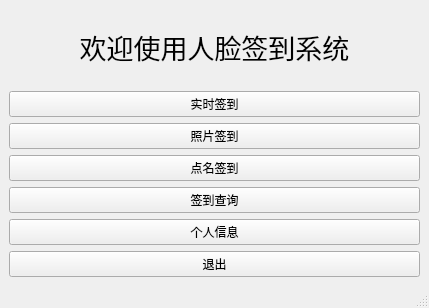
<?xml version="1.0" encoding="UTF-8"?>
<ui version="4.0">
 <class>Teacher_Form</class>
 <widget class="QMainWindow" name="Teacher_Form">
  <property name="geometry">
   <rect>
    <x>0</x>
    <y>0</y>
    <width>429</width>
    <height>308</height>
   </rect>
  </property>
  <property name="sizePolicy">
   <sizepolicy hsizetype="Expanding" vsizetype="Expanding">
    <horstretch>0</horstretch>
    <verstretch>0</verstretch>
   </sizepolicy>
  </property>
  <property name="windowTitle">
   <string>人脸识别系统教师端</string>
  </property>
  <property name="windowIcon">
   <iconset>
    <normaloff>../icon/APP_icon.ico</normaloff>../icon/APP_icon.ico</iconset>
  </property>
  <widget class="QWidget" name="centralwidget">
   <layout class="QVBoxLayout" name="verticalLayout">
    <item>
     <widget class="QLabel" name="label">
      <property name="font">
       <font>
        <pointsize>20</pointsize>
       </font>
      </property>
      <property name="text">
       <string>欢迎使用人脸签到系统</string>
      </property>
      <property name="alignment">
       <set>Qt::AlignCenter</set>
      </property>
     </widget>
    </item>
    <item>
     <widget class="QPushButton" name="pushButton">
      <property name="text">
       <string>实时签到</string>
      </property>
     </widget>
    </item>
    <item>
     <widget class="QPushButton" name="pushButton_2">
      <property name="text">
       <string>照片签到</string>
      </property>
     </widget>
    </item>
    <item>
     <widget class="QPushButton" name="pushButton_3">
      <property name="text">
       <string>点名签到</string>
      </property>
     </widget>
    </item>
    <item>
     <widget class="QPushButton" name="pushButton_4">
      <property name="text">
       <string>签到查询</string>
      </property>
     </widget>
    </item>
    <item>
     <widget class="QPushButton" name="pushButton_6">
      <property name="text">
       <string>个人信息</string>
      </property>
     </widget>
    </item>
    <item>
     <widget class="QPushButton" name="pushButton_5">
      <property name="text">
       <string>退出</string>
      </property>
     </widget>
    </item>
   </layout>
  </widget>
  <widget class="QMenuBar" name="menubar">
   <property name="geometry">
    <rect>
     <x>0</x>
     <y>0</y>
     <width>429</width>
     <height>22</height>
    </rect>
   </property>
  </widget>
  <widget class="QStatusBar" name="statusbar"/>
 </widget>
 <resources/>
 <connections>
  <connection>
   <sender>pushButton_6</sender>
   <signal>clicked()</signal>
   <receiver>Teacher_Form</receiver>
   <slot>teacher5()</slot>
   <hints>
    <hint type="sourcelabel">
     <x>124</x>
     <y>249</y>
    </hint>
    <hint type="destinationlabel">
     <x>134</x>
     <y>188</y>
    </hint>
   </hints>
  </connection>
  <connection>
   <sender>pushButton_5</sender>
   <signal>clicked()</signal>
   <receiver>Teacher_Form</receiver>
   <slot>back()</slot>
   <hints>
    <hint type="sourcelabel">
     <x>174</x>
     <y>278</y>
    </hint>
    <hint type="destinationlabel">
     <x>173</x>
     <y>251</y>
    </hint>
   </hints>
  </connection>
  <connection>
   <sender>pushButton_4</sender>
   <signal>clicked()</signal>
   <receiver>Teacher_Form</receiver>
   <slot>teacher4()</slot>
   <hints>
    <hint type="sourcelabel">
     <x>246</x>
     <y>220</y>
    </hint>
    <hint type="destinationlabel">
     <x>375</x>
     <y>192</y>
    </hint>
   </hints>
  </connection>
  <connection>
   <sender>pushButton_3</sender>
   <signal>clicked()</signal>
   <receiver>Teacher_Form</receiver>
   <slot>teacher3()</slot>
   <hints>
    <hint type="sourcelabel">
     <x>330</x>
     <y>191</y>
    </hint>
    <hint type="destinationlabel">
     <x>375</x>
     <y>149</y>
    </hint>
   </hints>
  </connection>
  <connection>
   <sender>pushButton_2</sender>
   <signal>clicked()</signal>
   <receiver>Teacher_Form</receiver>
   <slot>teacher2()</slot>
   <hints>
    <hint type="sourcelabel">
     <x>359</x>
     <y>162</y>
    </hint>
    <hint type="destinationlabel">
     <x>375</x>
     <y>122</y>
    </hint>
   </hints>
  </connection>
  <connection>
   <sender>pushButton</sender>
   <signal>clicked()</signal>
   <receiver>Teacher_Form</receiver>
   <slot>teacher1()</slot>
   <hints>
    <hint type="sourcelabel">
     <x>357</x>
     <y>133</y>
    </hint>
    <hint type="destinationlabel">
     <x>375</x>
     <y>90</y>
    </hint>
   </hints>
  </connection>
 </connections>
 <slots>
  <slot>back()</slot>
  <slot>teacher1()</slot>
  <slot>teacher2()</slot>
  <slot>teacher3()</slot>
  <slot>teacher4()</slot>
  <slot>teacher5()</slot>
 </slots>
</ui>
